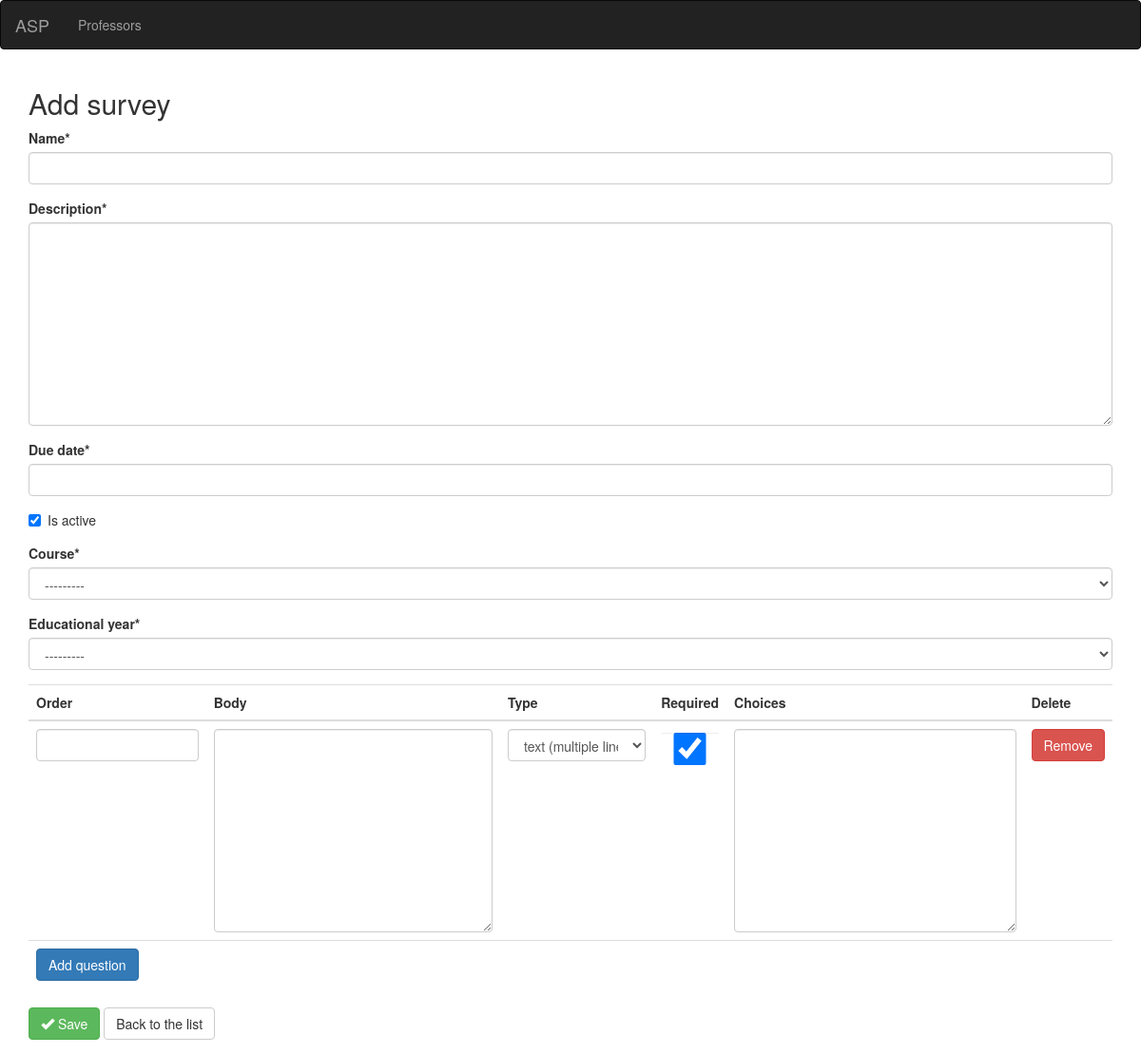
/survey/create, run on an earlier commit of the app's database.
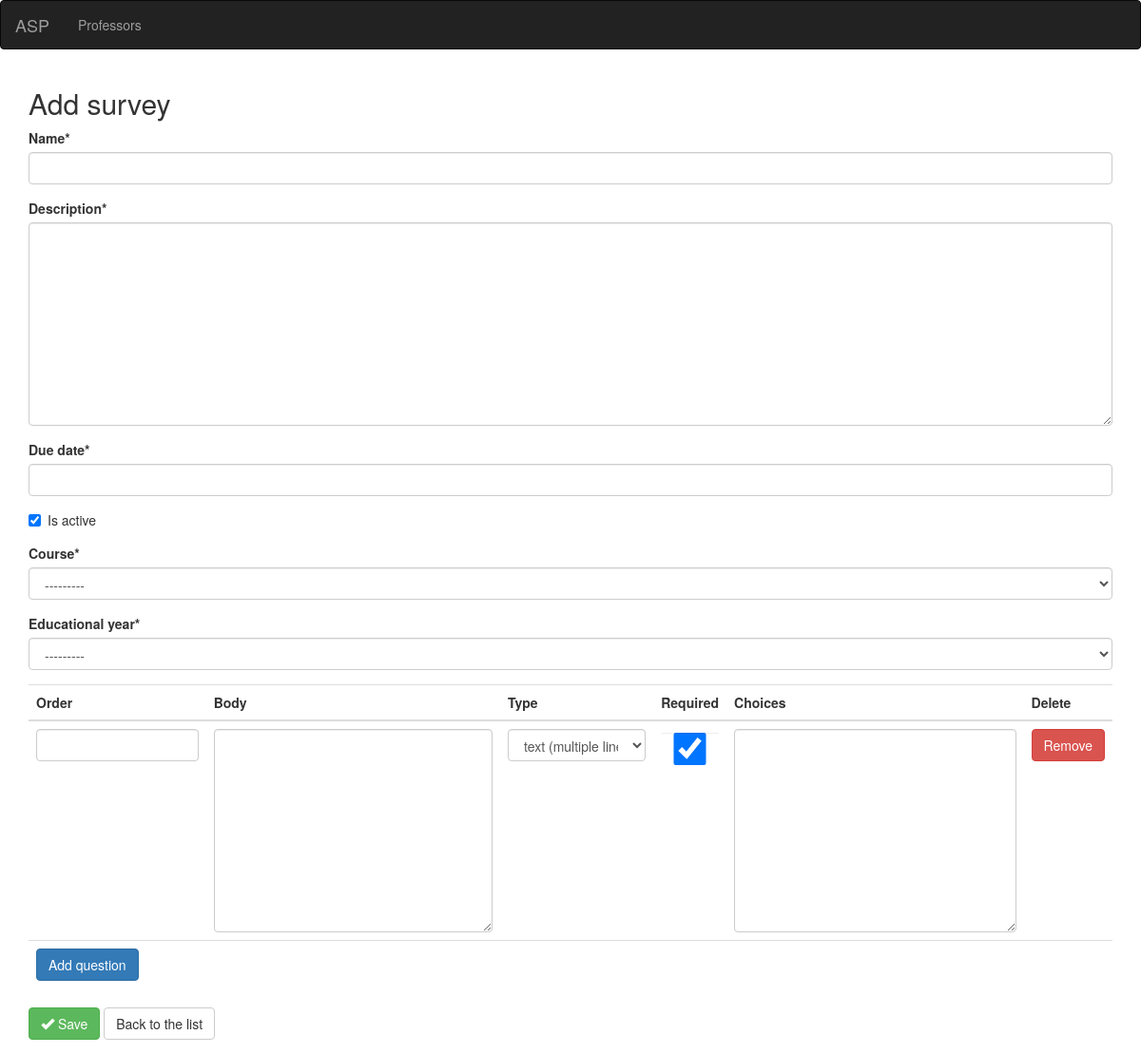
And on a later commit of the database.
### Course/models.py (models this page shows)
class Course(models.Model):
    name = models.CharField(
        max_length=200,
    )
    code = models.CharField(
        max_length=200,
    )
    department = models.ForeignKey(
        Department,
        on_delete=models.CASCADE,
        related_name='courses',
    )
    academic_year = models.ForeignKey(
        AcademicYear,
        on_delete=models.CASCADE,
        related_name='courses',
    )
    is_active = models.BooleanField(
        default=True,
    )
    def __str__(self):
        return self.name

### Survey/views.py (the view, shortened to what this page needs)
class SurveyQuestionCreate(CreateView):
    template_name = 'Survey/survey_form.html'
    model = Survey
    fields = ['name', 'description', 'due_date', 'is_active', 'course', 'educational_year', ]
    def get_context_data(self, **kwargs):
        context = super(SurveyQuestionCreate, self).get_context_data(**kwargs)
        context['questions'] = QuestionFormSet(self.request.POST or None)
        return context

### EducationalYear/models.py (called while the page is built)
    def __str__(self):
        return '%d/%d' % (self.start_year, self.end_year)

### Survey/templates/Survey/survey_form.html (shortened to what this page needs)
{% extends 'base.html' %}
{% load crispy_forms_tags %}
{% load staticfiles %}
{% load widget_tweaks %}
{% block content %}
    <h2>Add survey</h2>
    <form method="post" novalidate>
        {{ form|crispy }}
        <table class="table">
            {% for form in questions.forms %}
                {% if forloop.first %}
                    <thead>
                    <tr>
                        {% for field in form.visible_fields %}
                            <th>{{ field.label|capfirst }}</th>
                        {% endfor %}
                    </tr>
                    </thead>
                {% endif %}
                <tr class="{% cycle 'row1' 'row2' %} formset_row">
                    {% for field in form.visible_fields %}
                        <td>
                            {{ field|add_class:'form-control' }}
                        </td>
                    {% endfor %}
                </tr>
            {% endfor %}
        </table>
        <div class="form-group">
            <button type="submit" class="btn btn-success">
                <span class="glyphicon glyphicon-ok"></span> Save
            </button>
            <a href="{% url 'survey:list' %}" class="btn btn-default">Back to the list</a>
        </div>
    </form>
{% endblock %}

What changed in the data, as far as the page shows it:
added Course: is_active "☑"
Also different on the page:
form field is_active: "☑" → (not shown)
